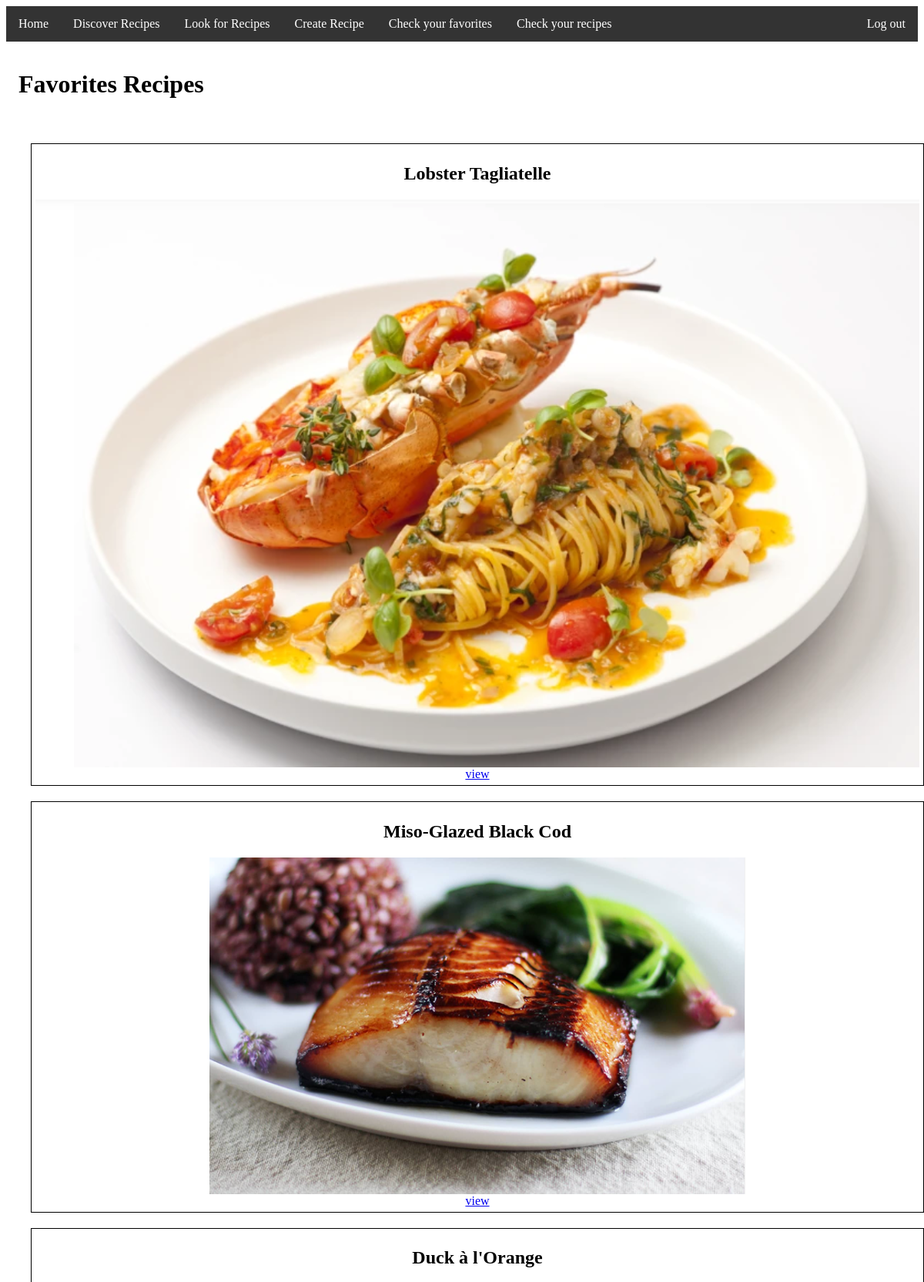
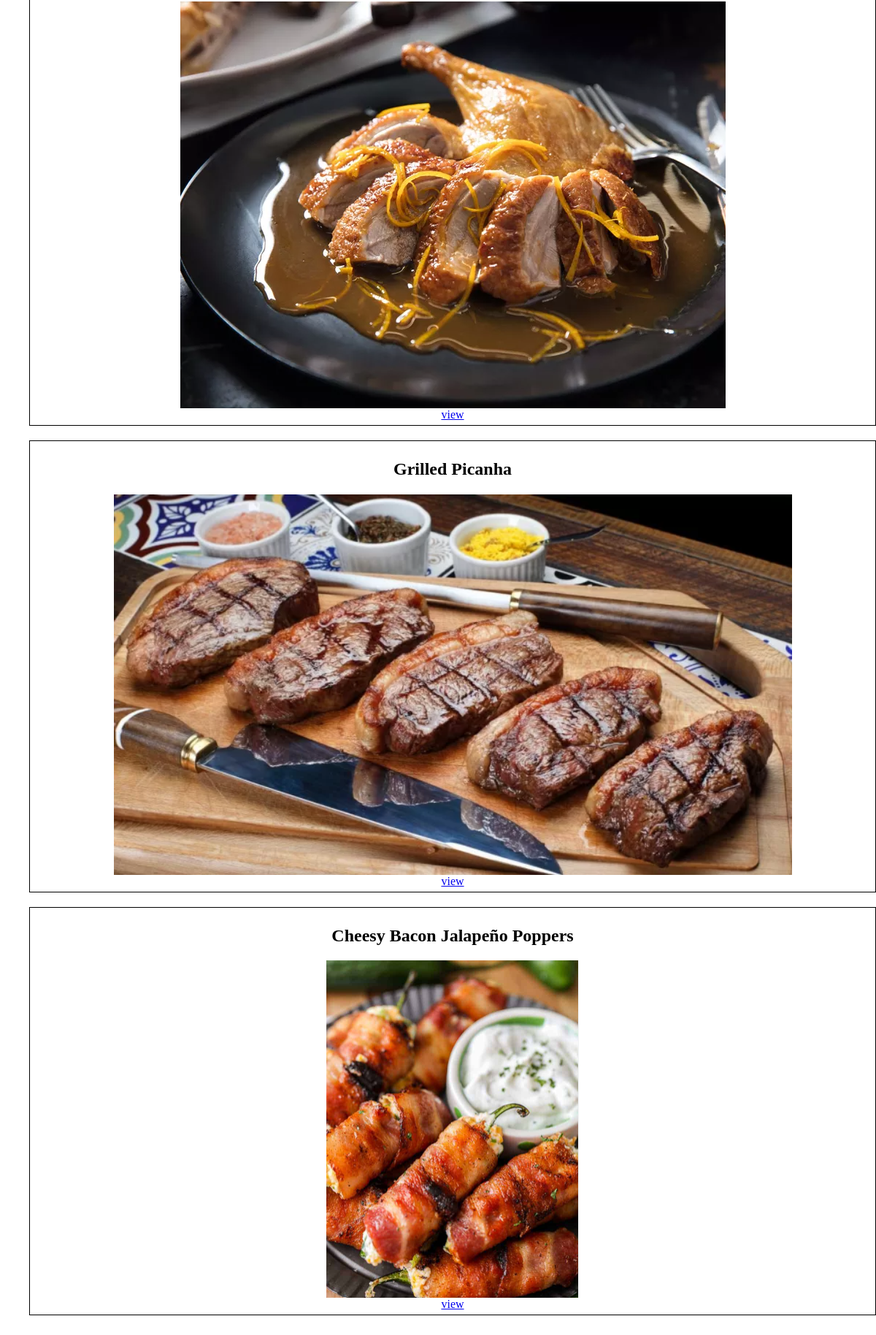
The page /favorite/ (signed in) on the database its author committed (2 pictures, top to bottom).
### recipes/models.py (models this page shows, shortened)
class Favorite(models.Model):
    user = models.ForeignKey(User, on_delete=models.CASCADE)
    recipe = models.ForeignKey(Recipe, on_delete=models.CASCADE)

class Recipe(models.Model):
    title = models.CharField(max_length=200)
    author = models.ForeignKey(User, on_delete=models.CASCADE, default='', null=True)
    category = models.ForeignKey(Category, on_delete=models.CASCADE)
    description = models.TextField(max_length=2000)
    ingredients = models.CharField(max_length=2000, default='')
    instructions = models.CharField(max_length=2000, default='')
    image = models.ImageField(upload_to='images/', default='')

### recipes/views.py (the view)
# urls.py: path('favorite/', login_required(views.FavoriteListView.as_view()), name="favorite-list"),
class FavoriteListView(ListView):
    model = models.Favorite
    template_name = 'Favorite_list.html'
    context_object_name = 'favorites'
    def get_queryset(self):
        return models.Favorite.objects.filter(user=self.request.user)

### templates/Favorite_list.html (shortened to what this page needs)
{% extends 'base.html' %}
{% block content %}
    <h1>Favorites Recipes</h1>
    <div class="recipes">
        <ul>
            {% for favorite in favorites %}
                <div class="box">
                    <h2>{{ favorite.recipe.title }}</h2>
                    {% if favorite.recipe.image %}
                        <img class="recipe_img" src="{{ favorite.recipe.image.url }}">
                    {% endif %}
                    <li><a href="{% url 'recipe-detail' favorite.recipe.pk %}">view</a></li>
                </div>
            {% endfor %}
        </ul>
    </div>
{% endblock %}

### templates/Favorite_list.html (style rules this page uses)
.recipes { width: 100%; display: flex; flex-direction: column; align-items: center; }
.recipes ul li { list-style: none; }
.box { border: 1px double black; margin: 20px; padding: 5px; display: flex; flex-direction: column; align-items: center; }

### rows shown on the page
Favorite: recipe "Lobster Tagliatelle", recipe.image (picture)
Favorite: recipe "Miso-Glazed Black Cod", recipe.image (picture)
Favorite: recipe "Duck à l'Orange", recipe.image (picture)
Favorite: recipe "Grilled Picanha", recipe.image (picture)
Favorite: recipe "Cheesy Bacon Jalapeño Poppers", recipe.image (picture)
